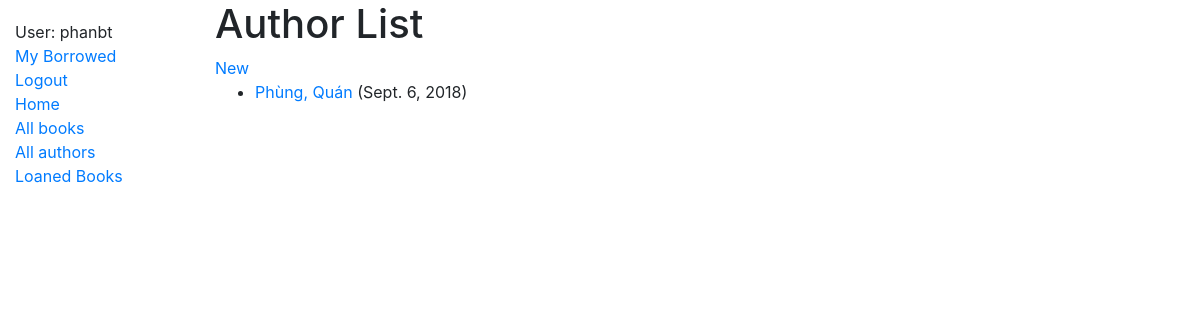
Page /catalog/authors/ (signed in) on the earlier database version.
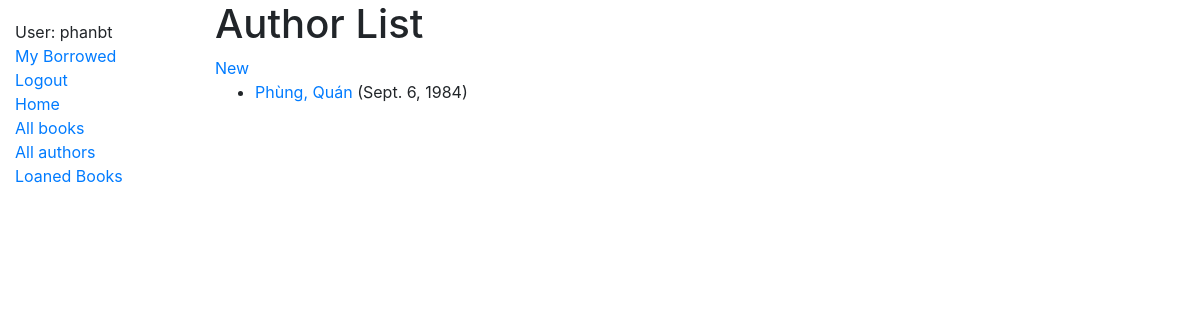
Same page on the later database version.
### Author/models.py (models this page shows)
class Author(models.Model):
  first_name = models.CharField(max_length=100)
  last_name = models.CharField(max_length=100)
  date_of_birth = models.DateField(null=True, blank=True)
  date_of_death = models.DateField('Died', null=True, blank=True)
  class Meta:
    ordering = ['last_name', 'first_name']
  def get_absolute_url(self):
    return reverse('author-detail', args=[str(self.id)])
  def __str__(self):
    return f'{self.last_name}, {self.first_name}'

### catalog/views.py (the view)
# urls.py: path('authors/', views.AuthorListView.as_view(), name='authors'),
class AuthorListView(generic.ListView):
  model = Author
  context_object_name = 'my_author_list'   # your own name for the list as a template variable
  paginate_by = 10
  def get_queryset(self):
    return Author.objects.all() # Get 5 Authors containing the title war

### catalog/templates/Author/author_list.html
{% extends "base_generic.html" %}
{% block content %}
  <h1>Author List</h1>
  <a href="{% url 'author_create' %}">New</a>
  {% if object_list %}
    <ul>
      {% for author in object_list %}
        <li>
          <a href="{{ author.get_absolute_url }}">{{ author }}</a> ({{author.date_of_birth}})
        </li>
      {% endfor %}
    </ul>
  {% else %}
    <p>There are no authors in the library.</p>
  {% endif %}
{% endblock %}

Differences in the rows shown:
changed Author "Phùng, Quán": date_of_birth "Sept. 6, 2018" → "Sept. 6, 1984"
